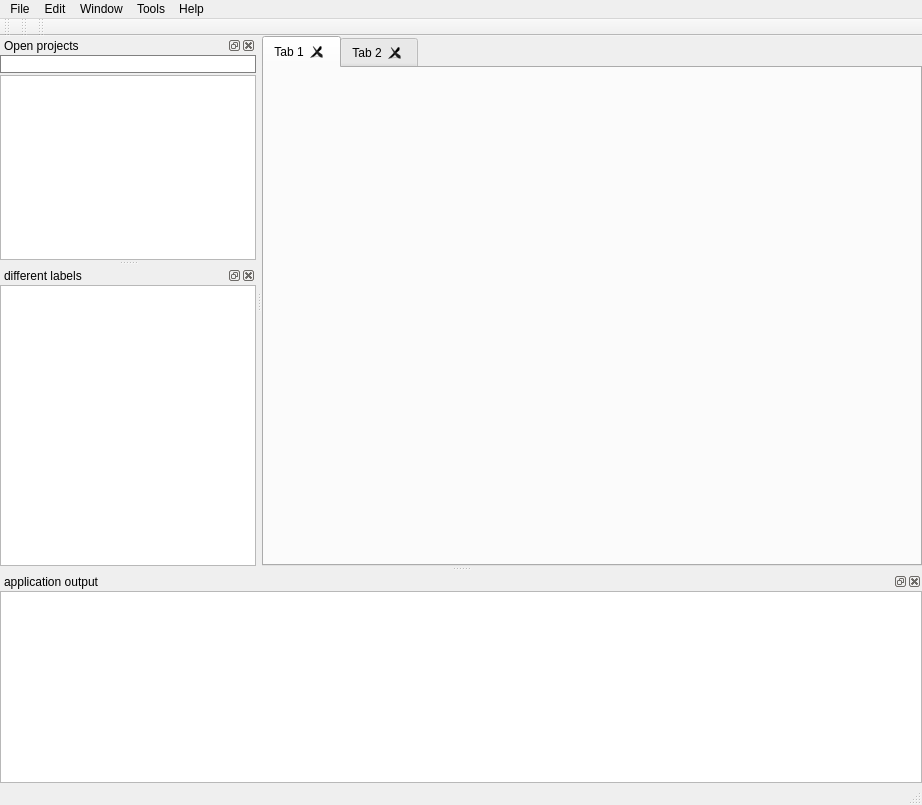
<?xml version="1.0" encoding="UTF-8"?>
<ui version="4.0">
 <class>MDImain</class>
 <widget class="QMainWindow" name="MDImain">
  <property name="geometry">
   <rect>
    <x>0</x>
    <y>0</y>
    <width>922</width>
    <height>805</height>
   </rect>
  </property>
  <property name="sizePolicy">
   <sizepolicy hsizetype="Expanding" vsizetype="Expanding">
    <horstretch>0</horstretch>
    <verstretch>0</verstretch>
   </sizepolicy>
  </property>
  <property name="windowTitle">
   <string>HEXplorer</string>
  </property>
  <property name="windowIcon">
   <iconset resource="icones.qrc">
    <normaloff>:/icones/space_shuttle.ico</normaloff>:/icones/space_shuttle.ico</iconset>
  </property>
  <property name="iconSize">
   <size>
    <width>50</width>
    <height>50</height>
   </size>
  </property>
  <widget class="QWidget" name="centralwidget">
   <layout class="QVBoxLayout" name="verticalLayout_2">
    <property name="leftMargin">
     <number>0</number>
    </property>
    <property name="topMargin">
     <number>0</number>
    </property>
    <property name="rightMargin">
     <number>0</number>
    </property>
    <property name="bottomMargin">
     <number>0</number>
    </property>
    <item>
     <widget class="CTabWidget" name="tabWidget">
      <property name="maximumSize">
       <size>
        <width>16777215</width>
        <height>16777215</height>
       </size>
      </property>
      <property name="acceptDrops">
       <bool>true</bool>
      </property>
      <property name="currentIndex">
       <number>0</number>
      </property>
      <property name="tabsClosable">
       <bool>true</bool>
      </property>
      <property name="movable">
       <bool>true</bool>
      </property>
      <property name="tabBarAutoHide">
       <bool>false</bool>
      </property>
      <widget class="QWidget" name="tab">
       <attribute name="title">
        <string>Tab 1</string>
       </attribute>
      </widget>
      <widget class="QWidget" name="tab_2">
       <attribute name="title">
        <string>Tab 2</string>
       </attribute>
      </widget>
     </widget>
    </item>
   </layout>
  </widget>
  <widget class="QMenuBar" name="menubar">
   <property name="geometry">
    <rect>
     <x>0</x>
     <y>0</y>
     <width>922</width>
     <height>21</height>
    </rect>
   </property>
   <property name="defaultUp">
    <bool>false</bool>
   </property>
   <widget class="QMenu" name="menuFile">
    <property name="title">
     <string>File</string>
    </property>
    <widget class="QMenu" name="menuRecent_Files">
     <property name="title">
      <string>Recent projects</string>
     </property>
    </widget>
    <addaction name="actionOpen_Working_Directory"/>
    <addaction name="actionClose_Working_Directory"/>
    <addaction name="separator"/>
    <addaction name="actionNewA2lProject"/>
    <addaction name="menuRecent_Files"/>
    <addaction name="separator"/>
    <addaction name="actionLoad_DB"/>
    <addaction name="separator"/>
    <addaction name="actionCheck_for_updates"/>
    <addaction name="separator"/>
    <addaction name="actiondark_theme"/>
    <addaction name="actionback_to_the_white_side_of_the_moon"/>
    <addaction name="separator"/>
    <addaction name="actionExit"/>
   </widget>
   <widget class="QMenu" name="menuHelp">
    <property name="title">
     <string>Help</string>
    </property>
    <addaction name="actionAbout"/>
   </widget>
   <widget class="QMenu" name="menuWindow">
    <property name="title">
     <string>Window</string>
    </property>
    <addaction name="separator"/>
   </widget>
   <widget class="QMenu" name="menuEdit">
    <property name="title">
     <string>Edit</string>
    </property>
    <addaction name="actionSettings"/>
   </widget>
   <widget class="QMenu" name="menuTools">
    <property name="title">
     <string>Tools</string>
    </property>
    <addaction name="actionCompare_dataset"/>
   </widget>
   <addaction name="menuFile"/>
   <addaction name="menuEdit"/>
   <addaction name="menuWindow"/>
   <addaction name="menuTools"/>
   <addaction name="menuHelp"/>
  </widget>
  <widget class="QDockWidget" name="outputListWidget">
   <property name="sizePolicy">
    <sizepolicy hsizetype="Preferred" vsizetype="Expanding">
     <horstretch>0</horstretch>
     <verstretch>0</verstretch>
    </sizepolicy>
   </property>
   <property name="minimumSize">
    <size>
     <width>922</width>
     <height>150</height>
    </size>
   </property>
   <property name="maximumSize">
    <size>
     <width>524287</width>
     <height>500</height>
    </size>
   </property>
   <property name="styleSheet">
    <string notr="true"/>
   </property>
   <property name="allowedAreas">
    <set>Qt::BottomDockWidgetArea</set>
   </property>
   <property name="windowTitle">
    <string>application output</string>
   </property>
   <attribute name="dockWidgetArea">
    <number>8</number>
   </attribute>
   <widget class="QWidget" name="dockWidgetContents_7">
    <layout class="QVBoxLayout" name="verticalLayout">
     <property name="leftMargin">
      <number>0</number>
     </property>
     <property name="topMargin">
      <number>0</number>
     </property>
     <property name="rightMargin">
      <number>0</number>
     </property>
     <property name="bottomMargin">
      <number>0</number>
     </property>
     <item>
      <widget class="QListWidget" name="listWidget">
       <property name="sizePolicy">
        <sizepolicy hsizetype="Expanding" vsizetype="Expanding">
         <horstretch>0</horstretch>
         <verstretch>0</verstretch>
        </sizepolicy>
       </property>
       <property name="minimumSize">
        <size>
         <width>0</width>
         <height>0</height>
        </size>
       </property>
       <property name="maximumSize">
        <size>
         <width>16777215</width>
         <height>480</height>
        </size>
       </property>
      </widget>
     </item>
    </layout>
   </widget>
  </widget>
  <widget class="QDockWidget" name="projectTreeView">
   <property name="sizePolicy">
    <sizepolicy hsizetype="Preferred" vsizetype="Preferred">
     <horstretch>0</horstretch>
     <verstretch>0</verstretch>
    </sizepolicy>
   </property>
   <property name="baseSize">
    <size>
     <width>0</width>
     <height>0</height>
    </size>
   </property>
   <property name="windowTitle">
    <string>Open projects</string>
   </property>
   <attribute name="dockWidgetArea">
    <number>1</number>
   </attribute>
   <widget class="QWidget" name="dockWidgetContents_3">
    <property name="minimumSize">
     <size>
      <width>150</width>
      <height>0</height>
     </size>
    </property>
    <layout class="QVBoxLayout" name="verticalLayout_4">
     <property name="spacing">
      <number>2</number>
     </property>
     <property name="leftMargin">
      <number>0</number>
     </property>
     <property name="topMargin">
      <number>0</number>
     </property>
     <property name="rightMargin">
      <number>0</number>
     </property>
     <property name="bottomMargin">
      <number>0</number>
     </property>
     <item>
      <widget class="QLineEdit" name="lineEdit">
       <property name="styleSheet">
        <string notr="true">QLineEdit{
	border: 1px solid gray;
	border-radius: 10px;
	padding: 0 8px;
	background: white;
	selection-background-color: darkgray;
}
	</string>
       </property>
      </widget>
     </item>
     <item>
      <widget class="QTreeView" name="treeView">
       <property name="editTriggers">
        <set>QAbstractItemView::NoEditTriggers</set>
       </property>
       <property name="tabKeyNavigation">
        <bool>true</bool>
       </property>
       <property name="dragEnabled">
        <bool>false</bool>
       </property>
       <property name="dragDropMode">
        <enum>QAbstractItemView::NoDragDrop</enum>
       </property>
       <property name="sortingEnabled">
        <bool>false</bool>
       </property>
       <property name="animated">
        <bool>false</bool>
       </property>
      </widget>
     </item>
    </layout>
   </widget>
  </widget>
  <widget class="QDockWidget" name="Differentlabels_Dock">
   <property name="enabled">
    <bool>true</bool>
   </property>
   <property name="sizePolicy">
    <sizepolicy hsizetype="Preferred" vsizetype="Minimum">
     <horstretch>0</horstretch>
     <verstretch>0</verstretch>
    </sizepolicy>
   </property>
   <property name="minimumSize">
    <size>
     <width>150</width>
     <height>300</height>
    </size>
   </property>
   <property name="windowTitle">
    <string>different labels</string>
   </property>
   <attribute name="dockWidgetArea">
    <number>1</number>
   </attribute>
   <widget class="QWidget" name="dockWidgetContents">
    <property name="sizePolicy">
     <sizepolicy hsizetype="Preferred" vsizetype="Preferred">
      <horstretch>0</horstretch>
      <verstretch>0</verstretch>
     </sizepolicy>
    </property>
    <layout class="QVBoxLayout" name="verticalLayout_5">
     <property name="leftMargin">
      <number>0</number>
     </property>
     <property name="topMargin">
      <number>0</number>
     </property>
     <property name="rightMargin">
      <number>0</number>
     </property>
     <property name="bottomMargin">
      <number>0</number>
     </property>
     <item>
      <layout class="QVBoxLayout" name="verticalLayout_3">
       <item>
        <widget class="QTreeView" name="treeView_2"/>
       </item>
      </layout>
     </item>
    </layout>
   </widget>
  </widget>
  <widget class="QToolBar" name="toolBar_a2l">
   <property name="windowTitle">
    <string>A2L toolbar</string>
   </property>
   <property name="iconSize">
    <size>
     <width>25</width>
     <height>25</height>
    </size>
   </property>
   <attribute name="toolBarArea">
    <enum>TopToolBarArea</enum>
   </attribute>
   <attribute name="toolBarBreak">
    <bool>false</bool>
   </attribute>
  </widget>
  <widget class="QToolBar" name="toolBar_data">
   <property name="windowTitle">
    <string>HEX toolbar</string>
   </property>
   <property name="iconSize">
    <size>
     <width>25</width>
     <height>25</height>
    </size>
   </property>
   <attribute name="toolBarArea">
    <enum>TopToolBarArea</enum>
   </attribute>
   <attribute name="toolBarBreak">
    <bool>false</bool>
   </attribute>
  </widget>
  <widget class="QStatusBar" name="statusBar"/>
  <widget class="QToolBar" name="toolBar_WD">
   <property name="windowTitle">
    <string>toolBar</string>
   </property>
   <property name="iconSize">
    <size>
     <width>25</width>
     <height>25</height>
    </size>
   </property>
   <attribute name="toolBarArea">
    <enum>TopToolBarArea</enum>
   </attribute>
   <attribute name="toolBarBreak">
    <bool>false</bool>
   </attribute>
  </widget>
  <action name="actionExit">
   <property name="icon">
    <iconset resource="icones.qrc">
     <normaloff>:/icones/exit2.png</normaloff>:/icones/exit2.png</iconset>
   </property>
   <property name="text">
    <string>exit</string>
   </property>
  </action>
  <action name="actionNewA2lProject">
   <property name="icon">
    <iconset resource="icones.qrc">
     <normaloff>:/icones/milky_cartable.png</normaloff>:/icones/milky_cartable.png</iconset>
   </property>
   <property name="text">
    <string>open project (A2L)</string>
   </property>
  </action>
  <action name="actionFind">
   <property name="icon">
    <iconset resource="icones.qrc">
     <normaloff>:/icones/milky_find.png</normaloff>:/icones/milky_find.png</iconset>
   </property>
   <property name="text">
    <string>Find</string>
   </property>
   <property name="shortcut">
    <string>Ctrl+F</string>
   </property>
  </action>
  <action name="actionGenerateHexFile">
   <property name="icon">
    <iconset resource="icones.qrc">
     <normaloff>:/icones/milky_save.png</normaloff>:/icones/milky_save.png</iconset>
   </property>
   <property name="text">
    <string>save Hex</string>
   </property>
   <property name="toolTip">
    <string>Save hex</string>
   </property>
  </action>
  <action name="actionCompareHex">
   <property name="icon">
    <iconset resource="icones.qrc">
     <normaloff>:/icones/milky_stereoAvanceRapide.png</normaloff>:/icones/milky_stereoAvanceRapide.png</iconset>
   </property>
   <property name="text">
    <string>compare</string>
   </property>
   <property name="toolTip">
    <string>Compare</string>
   </property>
  </action>
  <action name="actionAbout">
   <property name="icon">
    <iconset resource="icones.qrc">
     <normaloff>:/icones/milky_info.png</normaloff>:/icones/milky_info.png</iconset>
   </property>
   <property name="text">
    <string>About</string>
   </property>
  </action>
  <action name="actionCreate_database">
   <property name="icon">
    <iconset>
     <normaloff>:/icones/RootIcon.ico</normaloff>:/icones/RootIcon.ico</iconset>
   </property>
   <property name="text">
    <string>Open session</string>
   </property>
  </action>
  <action name="actionCompare_dataset">
   <property name="icon">
    <iconset resource="icones.qrc">
     <normaloff>:/icones/milky_loopHex.png</normaloff>:/icones/milky_loopHex.png</iconset>
   </property>
   <property name="text">
    <string>quicklook</string>
   </property>
   <property name="toolTip">
    <string>Quicklook</string>
   </property>
  </action>
  <action name="actionChooseLabels">
   <property name="icon">
    <iconset>
     <normaloff>:/icones/find.png</normaloff>:/icones/find.png</iconset>
   </property>
   <property name="text">
    <string>ChooseLabels</string>
   </property>
   <property name="toolTip">
    <string>Choose labels</string>
   </property>
  </action>
  <action name="actionSave_session">
   <property name="icon">
    <iconset>
     <normaloff>:/icones/RootIcon.ico</normaloff>:/icones/RootIcon.ico</iconset>
   </property>
   <property name="text">
    <string>save session</string>
   </property>
   <property name="toolTip">
    <string>Save session</string>
   </property>
  </action>
  <action name="actionCheck_for_updates">
   <property name="enabled">
    <bool>true</bool>
   </property>
   <property name="icon">
    <iconset resource="icones.qrc">
     <normaloff>:/icones/update.png</normaloff>:/icones/update.png</iconset>
   </property>
   <property name="text">
    <string>Check for updates</string>
   </property>
  </action>
  <action name="actionSettings">
   <property name="icon">
    <iconset resource="icones.qrc">
     <normaloff>:/icones/milky_outils.png</normaloff>:/icones/milky_outils.png</iconset>
   </property>
   <property name="text">
    <string>Settings</string>
   </property>
  </action>
  <action name="actionLoad_DB">
   <property name="enabled">
    <bool>false</bool>
   </property>
   <property name="icon">
    <iconset resource="icones.qrc">
     <normaloff>:/icones/milky_exportBaril.png</normaloff>:/icones/milky_exportBaril.png</iconset>
   </property>
   <property name="text">
    <string>Open database</string>
   </property>
  </action>
  <action name="actionOpen_script">
   <property name="icon">
    <iconset resource="icones.qrc">
     <normaloff>:/icones/binary.png</normaloff>:/icones/binary.png</iconset>
   </property>
   <property name="text">
    <string>open script</string>
   </property>
   <property name="toolTip">
    <string>Open script</string>
   </property>
  </action>
  <action name="actionEdit_database">
   <property name="icon">
    <iconset resource="icones.qrc">
     <normaloff>:/icones/milky_editText.png</normaloff>:/icones/milky_editText.png</iconset>
   </property>
   <property name="text">
    <string>Edit database</string>
   </property>
  </action>
  <action name="actionOpen_Working_Directory">
   <property name="icon">
    <iconset resource="icones.qrc">
     <normaloff>:/icones/milky_classeur.png</normaloff>:/icones/milky_classeur.png</iconset>
   </property>
   <property name="text">
    <string>Open Working Directory</string>
   </property>
  </action>
  <action name="actionClose_Working_Directory">
   <property name="icon">
    <iconset resource="icones.qrc">
     <normaloff>:/icones/milky_ciseau.png</normaloff>:/icones/milky_ciseau.png</iconset>
   </property>
   <property name="text">
    <string>Close Working Directory</string>
   </property>
  </action>
  <action name="actionRename_file">
   <property name="icon">
    <iconset resource="icones.qrc">
     <normaloff>:/icones/milky_pinceau.png</normaloff>:/icones/milky_pinceau.png</iconset>
   </property>
   <property name="text">
    <string>Rename file</string>
   </property>
   <property name="shortcut">
    <string>Ctrl+R</string>
   </property>
   <property name="visible">
    <bool>true</bool>
   </property>
   <property name="iconVisibleInMenu">
    <bool>true</bool>
   </property>
  </action>
  <action name="actionUpdateWorkingDirectory">
   <property name="enabled">
    <bool>false</bool>
   </property>
   <property name="icon">
    <iconset resource="icones.qrc">
     <normaloff>:/icones/milky_resetAll.png</normaloff>:/icones/milky_resetAll.png</iconset>
   </property>
   <property name="text">
    <string>UpdateWorkingDirectory</string>
   </property>
   <property name="toolTip">
    <string>Reload working directory</string>
   </property>
   <property name="shortcut">
    <string>F5</string>
   </property>
  </action>
  <action name="actiondark_theme">
   <property name="text">
    <string>dark theme</string>
   </property>
  </action>
  <action name="actionback_to_the_white_side_of_the_moon">
   <property name="text">
    <string>back to the white side of the moon</string>
   </property>
  </action>
 </widget>
 <customwidgets>
  <customwidget>
   <class>CTabWidget</class>
   <extends>QTabWidget</extends>
   <header location="global">ctabwidget.h</header>
   <container>1</container>
  </customwidget>
 </customwidgets>
 <tabstops>
  <tabstop>listWidget</tabstop>
  <tabstop>lineEdit</tabstop>
  <tabstop>treeView</tabstop>
  <tabstop>treeView_2</tabstop>
 </tabstops>
 <resources>
  <include location="icones.qrc"/>
 </resources>
 <connections/>
</ui>
